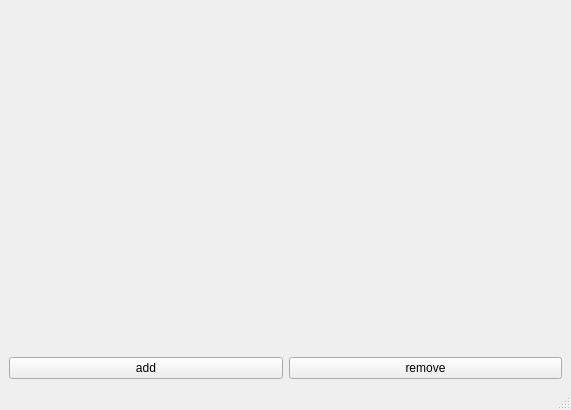
<?xml version="1.0" encoding="UTF-8"?>
<ui version="4.0">
 <class>MainWindow</class>
 <widget class="QMainWindow" name="MainWindow">
  <property name="geometry">
   <rect>
    <x>0</x>
    <y>0</y>
    <width>571</width>
    <height>410</height>
   </rect>
  </property>
  <property name="windowTitle">
   <string>MainWindow</string>
  </property>
  <widget class="QWidget" name="centralwidget">
   <layout class="QVBoxLayout" name="verticalLayout" stretch="1,0">
    <item>
     <widget class="LineChart" name="widget" native="true"/>
    </item>
    <item>
     <layout class="QHBoxLayout" name="horizontalLayout">
      <item>
       <widget class="QPushButton" name="pushButton">
        <property name="text">
         <string>add</string>
        </property>
       </widget>
      </item>
      <item>
       <widget class="QPushButton" name="pushButton_2">
        <property name="text">
         <string>remove</string>
        </property>
       </widget>
      </item>
     </layout>
    </item>
   </layout>
  </widget>
  <widget class="QMenuBar" name="menubar">
   <property name="geometry">
    <rect>
     <x>0</x>
     <y>0</y>
     <width>571</width>
     <height>23</height>
    </rect>
   </property>
  </widget>
  <widget class="QStatusBar" name="statusbar"/>
 </widget>
 <customwidgets>
  <customwidget>
   <class>LineChart</class>
   <extends>QWidget</extends>
   <header>linechart.h</header>
   <container>1</container>
  </customwidget>
 </customwidgets>
 <resources/>
 <connections/>
</ui>
